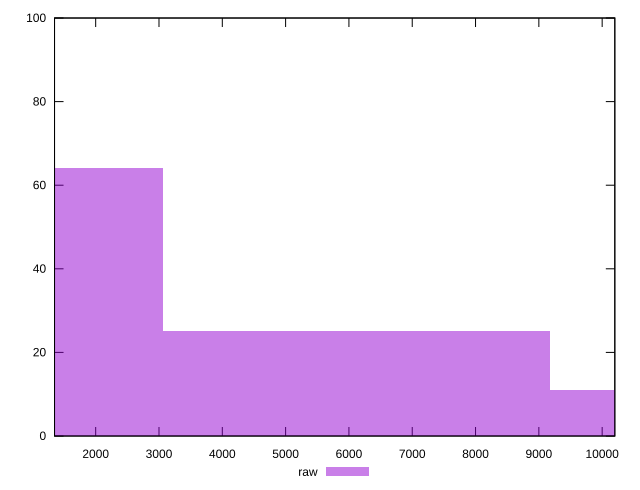

This chart was generated by the following gnuplot code:
reset

$raw <<EOF
0 64
6114.5632519077035 25
12229.126503815407 11
EOF

set key outside below
set boxwidth 6114.5632519077035
set xrange [1350:10200]
set yrange [0:100]
set trange [0:100]
set style fill transparent solid 0.5 noborder
set terminal svg size 640, 490 enhanced background rgb 'white'
set output "reprap/uses-text-compression/samples/pages/raw/histogram.svg"

plot $raw title "raw" with boxes

reset
